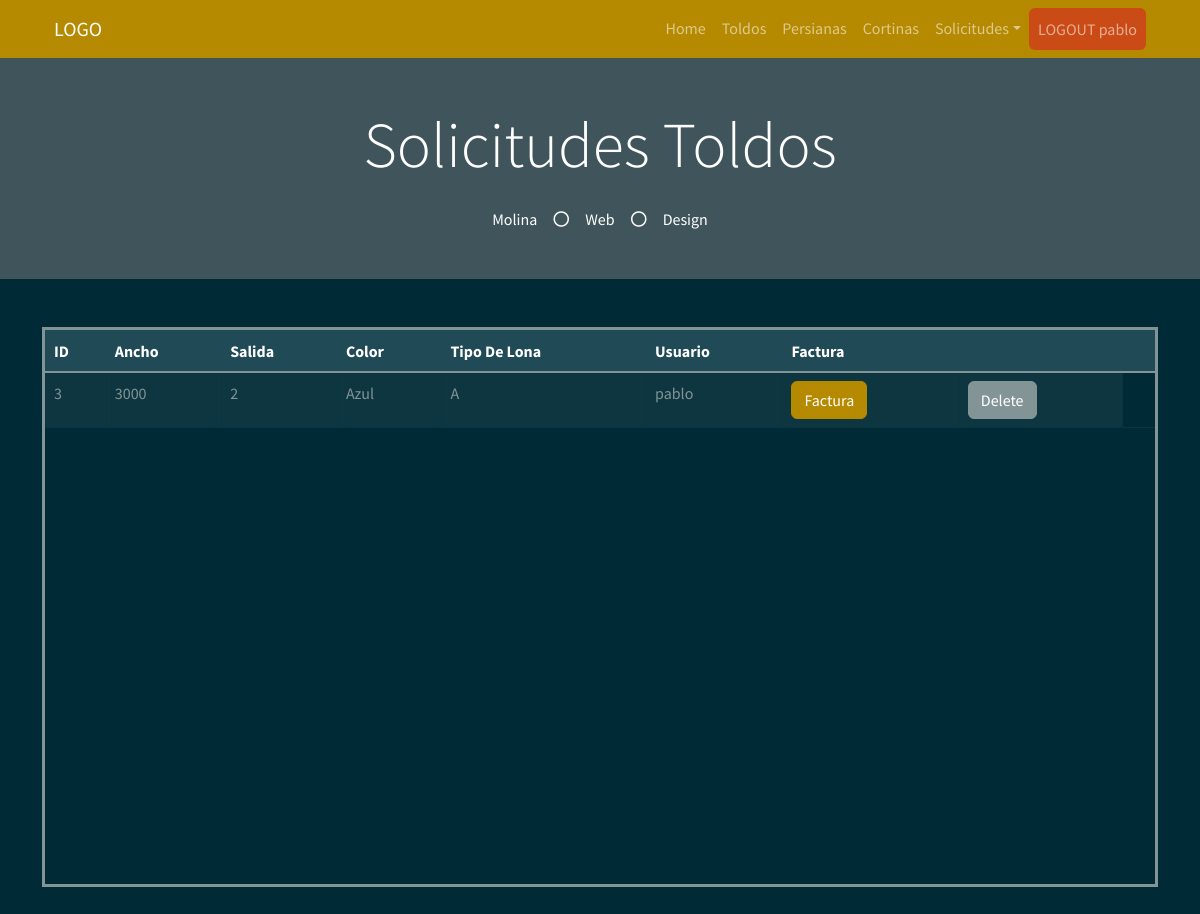
The app's page /solicitudes (signed in) with its own data.
### myapp/models.py (models this page shows)
    class PresupuestoToldo(db.Model):
        __tablename__ = "PresupuestoToldo"  # Nombre de la tabla que se crea
        PresupuestoToldo_id = db.Column("presupuestoToldo_id", db.Integer, Sequence(
            'presupuestoToldo_id_seq'),  primary_key=True)
        Ancho = db.Column(db.String(20))
        Salida = db.Column(db.Integer)
        Color = db.Column(db.String(30))
        TipoLona = db.Column(db.String(30))
        Usu = db.Column(db.String(30))

### myapp/views.py (the view)
    @app.route("/solicitudes", methods=["GET", "POST"])
    def solicitudes():
        usuario = session['usuario']
        usu = usuario
        list_solicitud = db_access["list_solicitudes_filter"]
        solicitudes = list_solicitud(usu)
        return render_template("user/solicitudes.html", solicitudes=solicitudes, usu=usu)

### myapp/templates/user/solicitudes.html (shortened to what this page needs)
<!DOCTYPE html>
<html>
<head>
    <link href="https://cdn.jsdelivr.net/npm/bootstrap@5.1.3/dist/css/bootstrap.min.css" rel="stylesheet"
>
    <link rel="stylesheet" href="../static/style/bootstrap.min(8).css">
</head>
<body>
    {% include 'includes/navbar_user.html' %}
    <div class="jumbotron jumbotron-fluid bg-jumbotron" style=" background-color: rgba(128, 128, 128, 0.5);">
        <div class="container text-center py-5">
            <h3 class="text-white display-3 mb-4">Solicitudes Toldos</h3>
            <div class="d-inline-flex align-items-center text-white">
                <p class="m-0">Molina</p>
                <i class="far fa-circle px-3"></i>
                <p class="m-0">Web</p>
                <i class="far fa-circle px-3"></i>
                <p class="m-0">Design</p>
            </div>
        </div>
    </div>
    <div class="container my-5">
        <div style=" overflow:auto;  height: 70vh; border-style: solid;">
            <table class="table table-bordered mx-auto">
                <thead class="table-dark">
                    <tr class="table-active">
                        <th>ID</th>
                        <th>Ancho</th>
                        <th>Salida</th>
                        <th>Color</th>
                        <th>Tipo De Lona</th>
                        <th>Usuario</th>
                        <th>Factura</th>
                        <th></th>
                        <th></th>
                    </tr>
                </thead>
                <tbody>
                    {% for solicitud in solicitudes %}
                    <tr>
                        <td> {{ solicitud.PresupuestoToldo_id }} </td>
                        <td> {{ solicitud.Ancho }} </td>
                        <td> {{ solicitud.Salida }} </td>
                        <td> {{ solicitud.Color }} </td>
                        <td> {{ solicitud.TipoLona }} </td>
                        <td> {{ solicitud.Usu }} </td>
                        <td><a class="btn btn-primary"
                            href="/download_pdf_usu/{{solicitud.PresupuestoToldo_id}}">Factura</a></td>
                        <form action="/delete_solicitud_user/{{solicitud.PresupuestoToldo_id}}" method="POST"
                            id="deletForm">
                            <td><input type="submit" value="Delete" class="btn btn-secondary" /></td>
                        </form>
                    </tr>
                    {% endfor %}
                </tbody>
            </table>
        </div>
    </div>
</body>
</html>

### myapp/templates/includes/navbar_user.html (shortened to what this page needs)
<link href="https://cdnjs.cloudflare.com/ajax/libs/font-awesome/5.10.0/css/all.min.css" rel="stylesheet">
<div class="container-fluid bg-primary">
    <div class="container">
        <nav class="navbar navbar-expand-lg navbar-dark">
            <div class="container-fluid">
                <a class="navbar-brand" href="#">LOGO</a>
                <div class="collapse navbar-collapse" id="navbarSupportedContent">
                    <ul class="navbar-nav ms-auto mb-2 mb-lg-0">
                        <li class="nav-item">
                            <a class="nav-link " aria-current="page" href="/inicio_usu">Home</a>
                        </li>
                        <li class="nav-item">
                            <a class="nav-link" href="/toldo_user">Toldos</a>
                        </li>
                        <li class="nav-item">
                            <a class="nav-link" href="/persianas_user">Persianas</a>
                        </li>
                        <li class="nav-item">
                            <a class="nav-link" href="/cortinas_user">Cortinas</a>
                        </li>
                        <li class="nav-item dropdown">
                            <a class="nav-link dropdown-toggle" id="solicitudesDropdown" role="button" data-bs-toggle="dropdown" aria-expanded="false">Solicitudes</a>
                        </li>
                        <li class="nav-item">
                            <a href="/logout" class="nav-link  bg-warning btn" tabindex="-1"
                                aria-disabled="true">LOGOUT {{usu}}</a>
                        </li>
                    </ul>
                </div>
            </div>
        </nav>
    </div>
</div>

### records on screen
PresupuestoToldo: Usu "pablo", PresupuestoToldo_id "3", Ancho "3000", Salida "2", Color "Azul", TipoLona "A"
